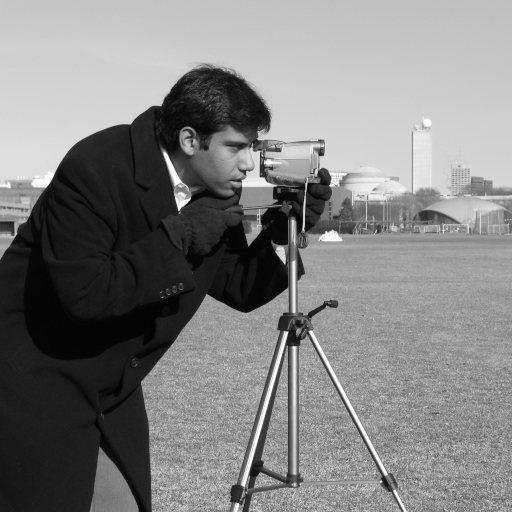
#> input picture skimage.data.camera(), 512 x 512 px
$ jupyter execute 6_segmentation_otsu_working.ipynb
#> lines starting #> are read from the running program, lines starting #| are printed output that depends on the picture; after the words box and inside, x2 and y2 are one past the last pixel; in counts of white or black regions, pixels touching at a corner belong together
# 6. Otsu Thresholding

## Table of Contents
1. [Libraries](#libraries)
2. [Single Thresholding](#single)
3. [Multi Thresholding](#multi)

Thresholding is used to create a binary image from a grayscale image

### Equipo 11

- Hector Gerardo Paredes Castillo — A01796892
- Andres Marcelo Fernandez Loredo — A01281054
- Jose Angel Barajas Flores — A01797221
- Gilberto Valencia Acosta — A01273602

*Actividad 9.4 — Google Colab con algoritmo Otsu (TC4033.10, semana 9).*

## Importing Libraries <a class="anchor" id="libraries" ></a>

[cell 1]
import matplotlib.pyplot as plt
from skimage import data
from skimage.filters import threshold_otsu
from skimage.filters import threshold_multiotsu
import numpy as np

## Single Thresholding <a class="anchor" id="single" ></a>

We illustrate how to apply one of these thresholding algorithms.
Otsu's method [2]_ calculates an "optimal" threshold (marked by a red line in the
histogram below) by maximizing the variance between two classes of pixels,
which are separated by the threshold. Equivalently, this threshold minimizes
the intra-class variance.

[cell 2]
image = data.camera()
#> image is the input picture: shape (512, 512); min 0, max 255, mean 129.1
thresh = threshold_otsu(image)
#> thresh = 102
binary = image > thresh
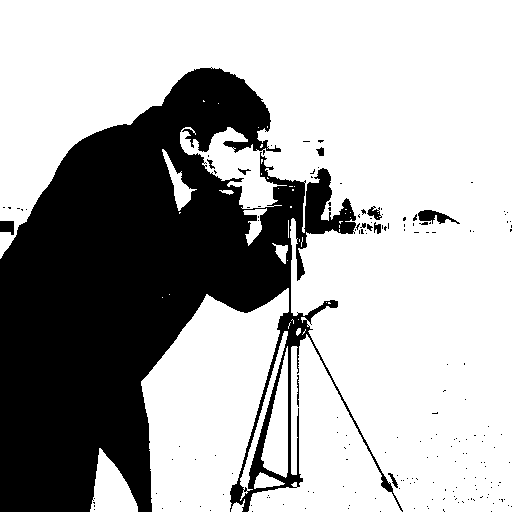
#> binary: shape (512, 512) bool; 67.9% white; 179 black regions (168 under 20 px), largest, box (x1, y1, x2, y2) and area: (0, 67, 403, 512) 82891, (418, 210, 460, 224) 293, (0, 221, 14, 235) 163

fig, axes = plt.subplots(ncols=3, figsize=(8, 2.5))
ax = axes.ravel()
ax[0] = plt.subplot(1, 3, 1)
ax[1] = plt.subplot(1, 3, 2)
ax[2] = plt.subplot(1, 3, 3, sharex=ax[0], sharey=ax[0])

ax[0].imshow(image, cmap=plt.cm.gray)
ax[0].set_title('Original')
ax[0].axis('off')

ax[1].hist(image.ravel(), bins=256)
ax[1].set_title('Histogram')
ax[1].axvline(thresh, color='r')

ax[2].imshow(binary, cmap=plt.cm.gray)
ax[2].set_title('Thresholded')
ax[2].axis('off')

plt.show()
#> figure, not shown here; panel 2: tallest bar 4957 high, from x = 26.89 to 27.89

If you are not familiar with the details of the different algorithms and the
underlying assumptions, it is often difficult to know which algorithm will give
the best results. Therefore, Scikit-image includes a function to evaluate
thresholding algorithms provided by the library. At a glance, you can select
the best algorithm for your data without a deep understanding of their
mechanisms.

[cell 3]
from skimage.filters import try_all_threshold

img = data.page()
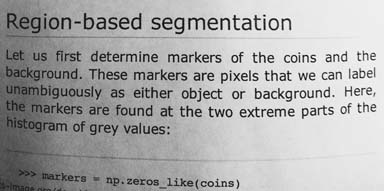
#> input picture skimage.data.page(), 384 x 191 px
#> img is the input picture: shape (191, 384); min 0, max 255, mean 171.5

fig, ax = try_all_threshold(img, figsize=(10, 8), verbose=False)
plt.show()

[cell 4]
# TODO: Slide image for segmentation, alpha blerding

## Multi Thresholding <a class="anchor" id="multi" ></a>

The multi-Otsu threshold  is a thresholding algorithm that is used to separate
the pixels of an input image into several different classes, each one obtained
according to the intensity of the gray levels within the image.

Multi-Otsu calculates several thresholds, determined by the number of desired
classes. The default number of classes is 3: for obtaining three classes, the
algorithm returns two threshold values. They are represented by a red line in
the histogram below.

[cell 5]
# The input image.
image = data.camera()

# Applying multi-Otsu threshold for the default value, generating
# three classes.
thresholds = threshold_multiotsu(image)
#> thresholds = [87, 176]

# Using the threshold values, we generate the three regions.
regions = np.digitize(image, bins=thresholds)
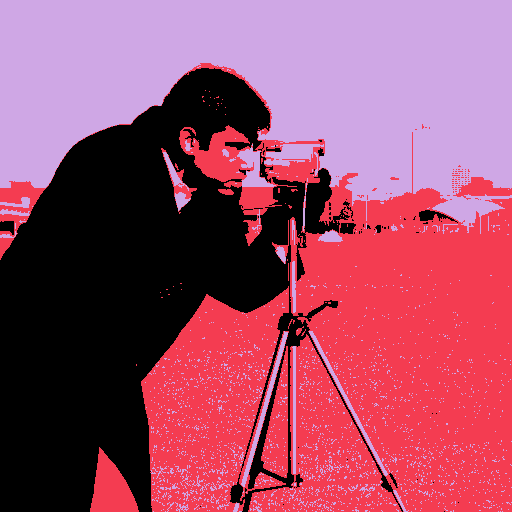
#> regions: shape (512, 512) int64; 3 distinct labels, from 0 to 2; one colour per label, 0 black

fig, ax = plt.subplots(nrows=1, ncols=3, figsize=(10, 3.5))

# Plotting the original image.
ax[0].imshow(image, cmap='gray')
ax[0].set_title('Original')
ax[0].axis('off')

# Plotting the histogram and the two thresholds obtained from
# multi-Otsu.
ax[1].hist(image.ravel(), bins=255)
ax[1].set_title('Histogram')
for thresh in thresholds:
    ax[1].axvline(thresh, color='r')
#> this loop made 2 passes
#> thresh on passes 1 to 2: 87, 176

# Plotting the Multi Otsu result.
ax[2].imshow(regions, cmap='jet')
ax[2].set_title('Multi-Otsu result')
ax[2].axis('off')

plt.subplots_adjust()

plt.show()
#> figure, not shown here; panel 2: tallest bar 4957 high, from x = 27 to 28

### Start working from here

## 3.1 Aplicación a imágenes propias (trabajo del equipo)

[cell 6]
# Helpers: load a gray image from the repo data folder

import cv2
import numpy as np
from pathlib import Path

DATA = Path("../../data/semana9")

def load_gray(name, size=None):
#> called with name = 'factory_a.jpg', size = (640, 480)
    img = cv2.imread(str(DATA / name), cv2.IMREAD_GRAYSCALE)
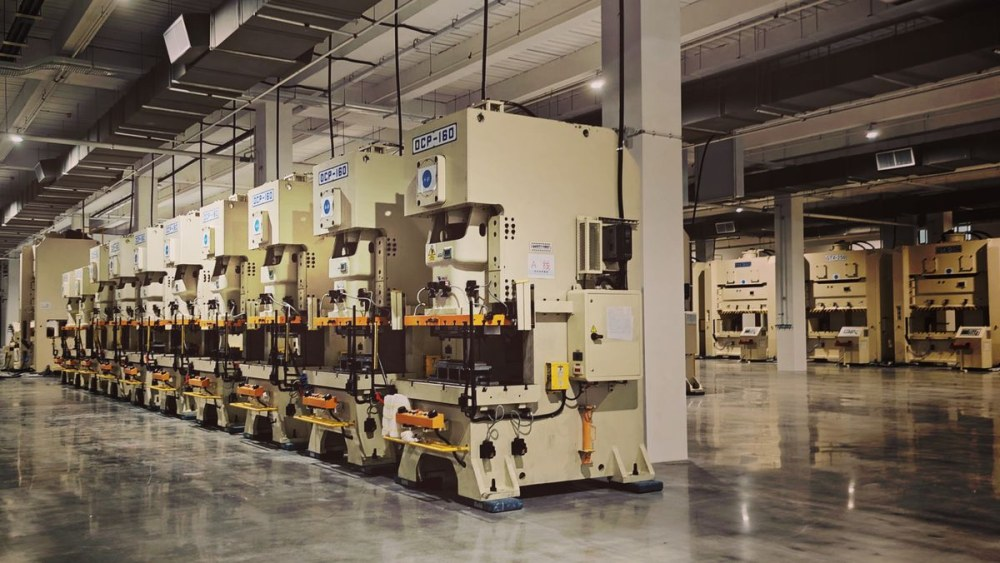
#> input picture data/semana6/factory_a.jpg, 1000 x 563 px, found by its file name
#> img: shape (563, 1000); min 2, max 245, mean 103.2
    if img is None:
        raise FileNotFoundError(name)
    if size is not None:
        img = cv2.resize(img, size)
#> img: shape (480, 640)
    return img

def otsu_score(img, thresh):
    """Otsu separability measure n = sigmaB^2 / sigmaG^2 (scale-free).

    Computed directly from the histogram, as in the course slides (5.2).
    Higher n => classes are better separated => easier segmentation.
    """
    hist, _ = np.histogram(img, bins=256, range=(0, 256))
    p = hist / hist.sum()
    values = np.arange(256)
    mG = float(np.sum(values * p))
    w0 = np.cumsum(p)
    m0 = np.cumsum(values * p)
    w1 = 1.0 - w0
    m1 = mG - m0
    w0 = np.where(w0 == 0, 1e-12, w0)
    w1 = np.where(w1 == 0, 1e-12, w1)
    m0 = m0 / w0
    m1 = m1 / w1
    sigmaB2 = w0 * w1 * (m0 - m1) ** 2
    sigmaG2 = float(np.sum((values - mG) ** 2 * p))
    k = int(round(thresh))
    k = min(max(k, 0), 254)
    return float(sigmaB2[k] / sigmaG2)

print("Helpers listos.")

## 4. Experimentos propios: umbral fijo vs Otsu

Con tres imágenes de dominio (fábrica, tablero, casa) comparamos un **umbral fijo global** contra **Otsu**. La misma imagen, mismo criterio de visualización, distinto umbral.

- `factory_a.jpg` — escena industrial, iluminación mixta.
- `chessboard_c.jpg` — tablero de ajedrez (patrones de alto contraste).
- `house_1.jpg` — fachada residencial con cielo (múltiples niveles de intensidad).

[cell 7]
# Umbral fijo (T=127) vs Otsu sobre las tres imágenes

images = {
    "factory": load_gray("factory_a.jpg", (640, 480)),
    "chessboard": load_gray("chessboard_c.jpg", (640, 480)),
    "house": load_gray("house_1.jpg", (640, 480)),
}
#> call 2 of load_gray, with name = 'chessboard_c.jpg', size = (640, 480)
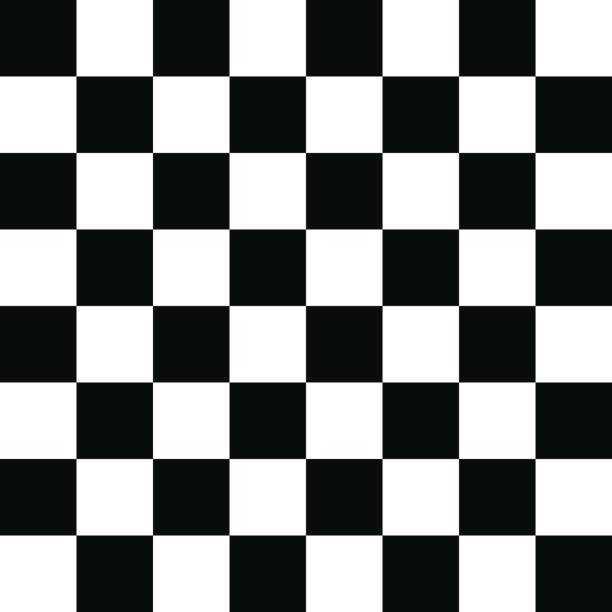
#> input picture data/semana9/chessboard_c.jpg, 612 x 612 px
#> call 3 of load_gray, with name = 'house_1.jpg', size = (640, 480)
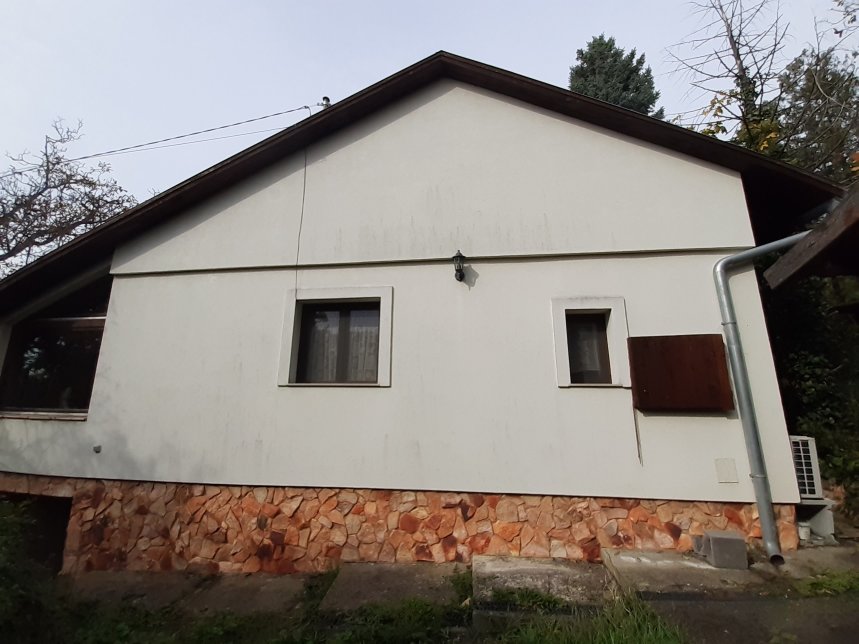
#> input picture data/semana7/house_1.jpg, 2576 x 1932 px, found by its file name (shown at 1/3 size)

FIXED_T = 127

fig, axes = plt.subplots(3, 4, figsize=(16, 11))
for row, (name, img) in enumerate(images.items()):
    t_otsu = threshold_otsu(img)
    axes[row, 0].imshow(img, cmap="gray");          axes[row, 0].set_title(f"{name} (original)")
    axes[row, 1].hist(img.ravel(), bins=64, color="steelblue")
    axes[row, 1].axvline(FIXED_T, color="gray", ls="--", label=f"fixed T={FIXED_T}")
    axes[row, 1].axvline(t_otsu, color="red", label=f"Otsu T={t_otsu:.0f}")
    axes[row, 1].set_title("Histograma + umbrales"); axes[row, 1].legend()
    axes[row, 2].imshow(img > FIXED_T, cmap="gray"); axes[row, 2].set_title(f"Fixed T={FIXED_T}")
    axes[row, 3].imshow(img > t_otsu, cmap="gray");  axes[row, 3].set_title(f"Otsu T={t_otsu:.0f}")
    print(f"{name}: fixed={FIXED_T}, otsu={t_otsu:.2f}")
#> this loop made 3 passes
#> (name, t_otsu) on passes 1 to 3: ('factory', 105), ('chessboard', 105), ('house', 119)
#| factory: fixed=127, otsu=105.00
#| chessboard: fixed=127, otsu=105.00
#| house: fixed=127, otsu=119.00
for ax in axes.ravel():
    ax.axis("off")
plt.tight_layout()
plt.show()
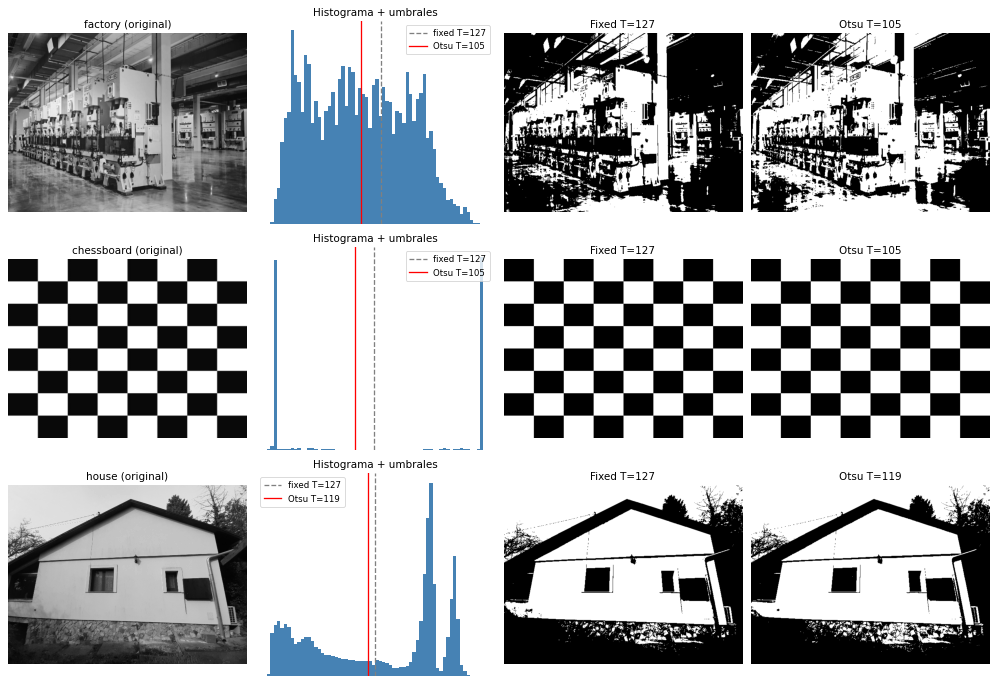
#> figure drawn by matplotlib, 12 panels

## 5. Métrica de separabilidad de Otsu  $n = \sigma_B^2 / \sigma_G^2$

De las diapositivas de la semana: la varianza inter-clase $\sigma_B^2$ mide qué tan bien separadas están las dos clases, y $\sigma_G^2$ (varianza global) la normaliza. El resultado es una **medida adimensional de separabilidad**: a mayor $n$, más fácil de segmentar es la imagen con un umbral único. La calculamos directamente del histograma para cada imagen y umbral.

[cell 8]
# Separability score per image and per threshold

print(f"{'image':<12} {'T fijo':>8} {'n (fijo)':>10} {'T Otsu':>8} {'n (Otsu)':>10}")
print("-" * 52)
for name, img in images.items():
    t_otsu = threshold_otsu(img)
    n_fixed = otsu_score(img, FIXED_T)
    n_otsu = otsu_score(img, t_otsu)
    print(f"{name:<12} {FIXED_T:>8} {n_fixed:>10.4f} {t_otsu:>8.2f} {n_otsu:>10.4f}")
#> this loop made 3 passes
#> (name, t_otsu, n_fixed, n_otsu) on passes 1 to 3: ('factory', 105, 0.687, 0.735), ('chessboard', 105, 0.993, 0.993), ('house', 119, 0.867, 0.87)
#| factory           127     0.6867   105.00     0.7347
#| chessboard        127     0.9935   105.00     0.9935
#| house             127     0.8675   119.00     0.8697

## 6. Iluminación no uniforme + Otsu por ventanas (requisito opcional)

Construimos el caso límite del single thresholding: una **hoja de texto bajo iluminación no uniforme** (degradado multiplicativo simulado sobre `data.page()`).

1. **Global fixed** — umbral fijo en la imagen degradada.
2. **Global Otsu** — el histograma bimodal se ensancha/desdobra y el umbral "óptimo" ya no segmenta bien toda la hoja.
3. **Otsu por ventanas (adaptativo)** — la imagen se divide en bloques y cada bloque usa *su propio* umbral de Otsu. Esto es el mismo principio de `cv2.threshold(..., THRESH_OTSU)` aplicado localmente; es un paso hacia `THRESH_BINARY` con `GaussianBlur`/`adaptiveThreshold`.

Conclusión esperada: cuando la iluminación cambia a lo largo de la imagen, **ningún umbral global** (fijo ni Otsu) segmenta bien; el Otsu local (por bloques) recupera el texto en zonas oscuras y brillantes a la vez.

[cell 9]
# Case A: sheet of paper with a simulated lighting gradient

page = data.page()                     # (200, 200) grayscale
page_big = cv2.resize(page, (800, 800))

# Multiplicative lighting gradient: bright on the left, dark on the right
x = np.linspace(1.0, 0.25, 800)
lighting = np.tile(x, (800, 1))
lit_page = np.clip(page_big * lighting, 0, 255).astype(np.uint8)

# Case B: block-wise (adaptive) Otsu
def block_otsu(img, block=(64, 64)):
#> called with block = (100, 100)
    h, w = img.shape
#> h = 800; w = 800
    bh, bw = block
    out = np.zeros_like(img)
    for y in range(0, h, bh):
        for xx in range(0, w, bw):
            patch = img[y:y+bh, xx:xx+bw]
            if patch.size == 0:
                continue
            t = threshold_otsu(patch)
            out[y:y+bh, xx:xx+bw] = patch > t
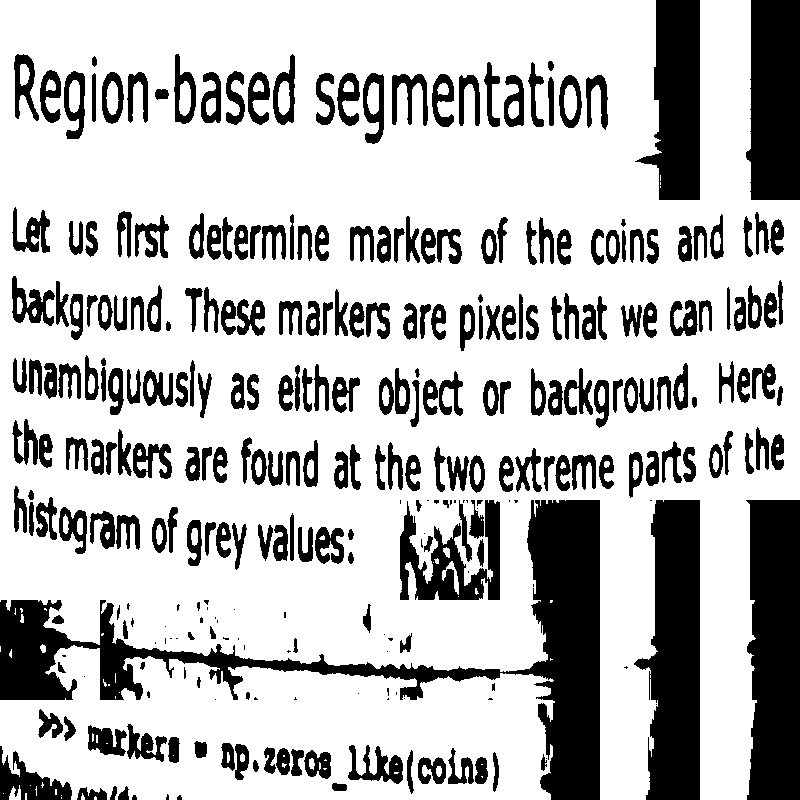
#> out: shape (800, 800); values 0 (black) and 1 (white), 73.9% white; 313 black regions (53 under 20 px), largest, box (x1, y1, x2, y2) and area: (0, 500, 600, 800) 30862, (746, 500, 800, 800) 14677, (634, 500, 700, 800) 14351
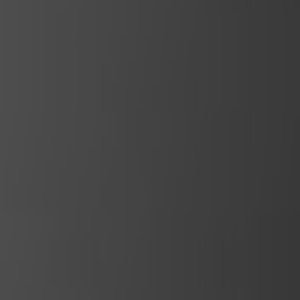
#> patch: shape (100, 100) (shown 3 times larger); min 56, max 78, mean 66.9
    return out

block_mask = block_otsu(lit_page, block=(100, 100))

fig, axes = plt.subplots(2, 3, figsize=(15, 10))
axes[0, 0].imshow(page_big, cmap="gray");            axes[0, 0].set_title("page() original")
axes[0, 1].imshow(lit_page, cmap="gray");            axes[0, 1].set_title("page() + lighting gradient")
axes[0, 2].hist(lit_page.ravel(), bins=64, color="steelblue")
t_lit = threshold_otsu(lit_page)
#> t_lit = 91
axes[0, 2].axvline(t_lit, color="red", label=f"global Otsu T={t_lit:.0f}")
axes[0, 2].axvline(FIXED_T, color="gray", ls="--", label=f"fixed T={FIXED_T}")
axes[0, 2].legend(); axes[0, 2].set_title("Histograma de la imagen degradada")
axes[1, 0].imshow(lit_page > FIXED_T, cmap="gray");  axes[1, 0].set_title(f"Fixed T={FIXED_T} (global)")
axes[1, 1].imshow(lit_page > t_lit, cmap="gray");    axes[1, 1].set_title(f"Global Otsu T={t_lit:.0f}")
axes[1, 2].imshow(block_mask, cmap="gray");          axes[1, 2].set_title("Otsu por bloques 100x100")
for ax in axes.ravel():
    ax.axis("off")
plt.tight_layout()
plt.show()
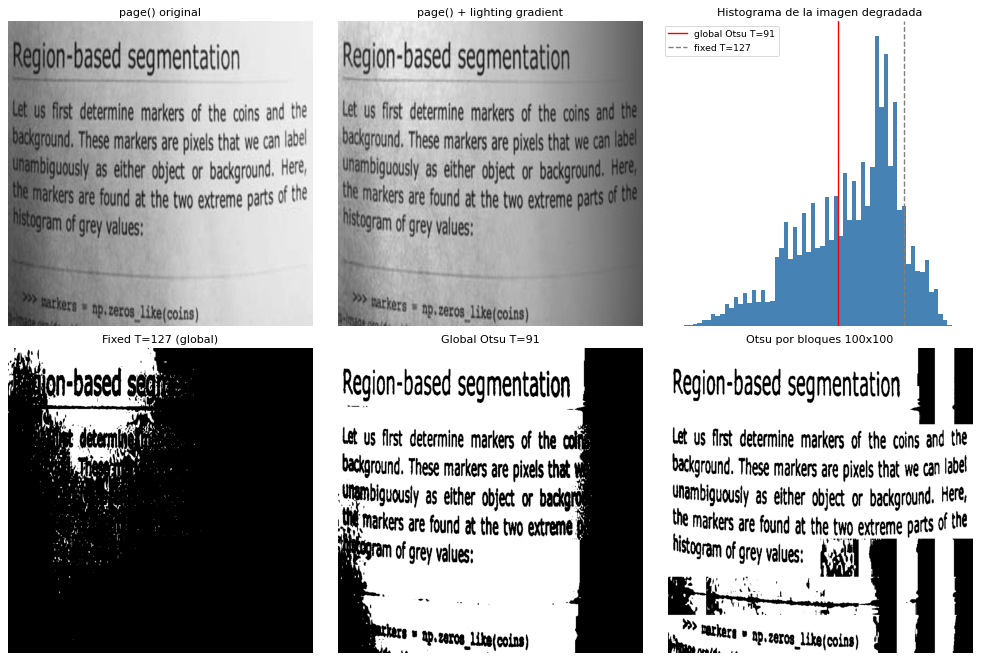
#> figure drawn by matplotlib, 6 panels

n_fixed = otsu_score(lit_page, FIXED_T)
#> n_fixed = 0.22
n_otsu  = otsu_score(lit_page, t_lit)
#> n_otsu = 0.707
print(f"Separabilidad n: fixed={n_fixed:.4f}  global Otsu={n_otsu:.4f}")
#| Separabilidad n: fixed=0.2200  global Otsu=0.7065
print("(n alto en global Otsu no garantiza buena segmentación visual cuando la iluminación no es uniforme)")
